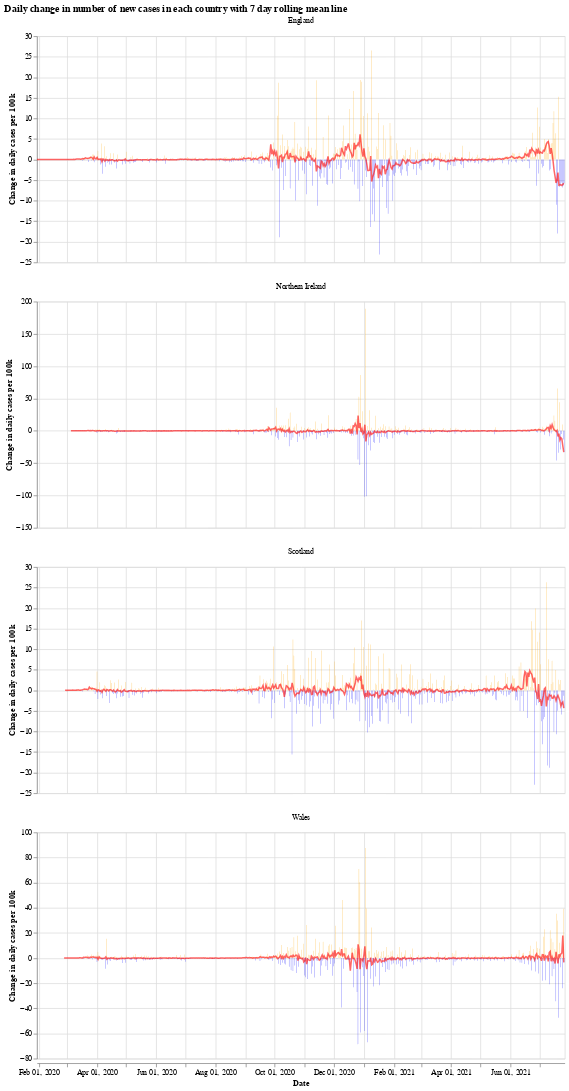

Here is the notebook cell this chart was saved with:
### Markdown cell above
We will use the Python library `Altair` for visualising the data, see the [altair docs](https://altair-viz.github.io/) for more information.

First we have a graph which shows the daily change in the number of new cases for each country. This number jumps up and down all over the place, which is likely due to delay in reporting of new cases over the weekend. Another interesting thing is that it looks like the daily cases in Wales experienced a much shorter period of calm over the summer (calm in the sense of daily cases not jumping up and down).

The orange bars are days when the number of new cases (per 100k population) was more than the previous day, while the blue are days when the number of new cases dropped. The red line is the 7 day moving average. 

When the moving average line is below 0, it means that there is a consistent drop in new cases. We can see this clearly happening around the times that lockdowns were introduced (though, to varying degrees). I will update the graphs soon with a marker of when each lockdown started.

### Code cell
# collapse
import altair as alt

bars = alt.Chart(uk_cases).mark_bar().encode(
    x=alt.X("yearmonthdate(date):T", axis=alt.Axis(title='Date')),
    y=alt.Y("casesChangeRate:Q", axis=alt.Axis(title='Change in daily cases per 100k')),
    tooltip='casesChange',
    color=alt.condition(
        alt.datum.casesChangeRate > 0,
        alt.value("orange"),  # The positive color
        alt.value("blue")  # The negative color
    )
).properties(title='Daily change in number of new cases with 7 day rolling mean',width=700).interactive()

line = alt.Chart(uk_cases).mark_line(
    color='red',
    size=2,
    opacity=0.6
).transform_window(
    rolling_mean='mean(casesChangeRate)',
    frame=[0, 7],
    groupby=['areaName']
).encode(
    x='yearmonthdate(date):T',
    y='rolling_mean:Q'
)

alt.layer(bars, line, data=uk_cases).facet(alt.Column(
    'areaName', title=''), columns=1).resolve_scale(y='independent').properties(title='Daily change in number of new cases in each country with 7 day rolling mean line')

### Figure 1 — Vega-Lite specification as saved in the notebook (floating-point values rounded to 4 significant figures; data arrays with more than 128 entries replaced by an {"elided": "..."} marker saying what was removed)
{"config": {"view": {"continuousWidth": 400, "continuousHeight": 300}}, "data": {"name": "data-b752a452e783b3dbaf45a2213710a9f4"}, "facet": {"type": "nominal", "field": "areaName", "title": ""}, "spec": {"layer": [{"mark": "bar", "encoding": {"color": {"condition": {"value": "orange", "test": "(datum.casesChangeRate > 0)"}, "value": "blue"}, "tooltip": {"type": "quantitative", "field": "casesChange"}, "x": {"type": "temporal", "axis": {"title": "Date"}, "field": "date", "timeUnit": "yearmonthdate"}, "y": {"type": "quantitative", "axis": {"title": "Change in daily cases per 100k"}, "field": "casesChangeRate"}}, "selection": {"selector001": {"type": "interval", "bind": "scales", "encodings": ["x", "y"]}}, "title": "Daily change in number of new cases with 7 day rolling mean", "width": 700}, {"mark": {"type": "line", "color": "red", "opacity": 0.6, "size": 2}, "encoding": {"x": {"type": "temporal", "field": "date", "timeUnit": "yearmonthdate"}, "y": {"type": "quantitative", "field": "rolling_mean"}}, "transform": [{"window": [{"op": "mean", "field": "casesChangeRate", "as": "rolling_mean"}], "frame": [0, 7], "groupby": ["areaName"]}]}]}, "columns": 1, "resolve": {"scale": {"y": "independent"}}, "title": "Daily change in number of new cases in each country with 7 day rolling mean line", "$schema": "https://vega.github.io/schema/vega-lite/v4.8.1.json", "datasets": {"data-b752a452e783b3dbaf45a2213710a9f4": {"elided": "2084 records"}}}
